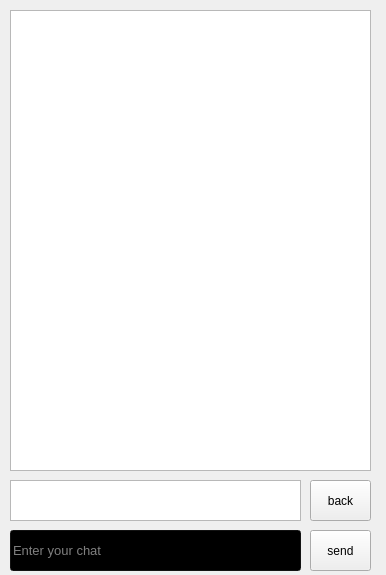
<?xml version="1.0" encoding="UTF-8"?>
<ui version="4.0">
 <class>chat3</class>
 <widget class="QWidget" name="chat3">
  <property name="geometry">
   <rect>
    <x>0</x>
    <y>0</y>
    <width>386</width>
    <height>575</height>
   </rect>
  </property>
  <property name="windowTitle">
   <string>Form</string>
  </property>
  <widget class="QTextBrowser" name="textBrowser_2">
   <property name="geometry">
    <rect>
     <x>10</x>
     <y>480</y>
     <width>291</width>
     <height>41</height>
    </rect>
   </property>
   <property name="font">
    <font>
     <pointsize>10</pointsize>
    </font>
   </property>
  </widget>
  <widget class="QPushButton" name="pushButton">
   <property name="geometry">
    <rect>
     <x>310</x>
     <y>530</y>
     <width>61</width>
     <height>41</height>
    </rect>
   </property>
   <property name="text">
    <string>send</string>
   </property>
  </widget>
  <widget class="QTextBrowser" name="textBrowser">
   <property name="geometry">
    <rect>
     <x>10</x>
     <y>10</y>
     <width>361</width>
     <height>461</height>
    </rect>
   </property>
  </widget>
  <widget class="QPushButton" name="back">
   <property name="geometry">
    <rect>
     <x>310</x>
     <y>480</y>
     <width>61</width>
     <height>41</height>
    </rect>
   </property>
   <property name="text">
    <string>back</string>
   </property>
  </widget>
  <widget class="QLineEdit" name="lineEdit">
   <property name="geometry">
    <rect>
     <x>10</x>
     <y>530</y>
     <width>291</width>
     <height>41</height>
    </rect>
   </property>
   <property name="palette">
    <palette>
     <active>
      <colorrole role="WindowText">
       <brush brushstyle="SolidPattern">
        <color alpha="255">
         <red>255</red>
         <green>255</green>
         <blue>255</blue>
        </color>
       </brush>
      </colorrole>
      <colorrole role="Button">
       <brush brushstyle="SolidPattern">
        <color alpha="255">
         <red>27</red>
         <green>27</green>
         <blue>27</blue>
        </color>
       </brush>
      </colorrole>
      <colorrole role="Light">
       <brush brushstyle="SolidPattern">
        <color alpha="255">
         <red>40</red>
         <green>40</green>
         <blue>40</blue>
        </color>
       </brush>
      </colorrole>
      <colorrole role="Midlight">
       <brush brushstyle="SolidPattern">
        <color alpha="255">
         <red>33</red>
         <green>33</green>
         <blue>33</blue>
        </color>
       </brush>
      </colorrole>
      <colorrole role="Dark">
       <brush brushstyle="SolidPattern">
        <color alpha="255">
         <red>13</red>
         <green>13</green>
         <blue>13</blue>
        </color>
       </brush>
      </colorrole>
      <colorrole role="Mid">
       <brush brushstyle="SolidPattern">
        <color alpha="255">
         <red>18</red>
         <green>18</green>
         <blue>18</blue>
        </color>
       </brush>
      </colorrole>
      <colorrole role="Text">
       <brush brushstyle="SolidPattern">
        <color alpha="255">
         <red>255</red>
         <green>255</green>
         <blue>255</blue>
        </color>
       </brush>
      </colorrole>
      <colorrole role="BrightText">
       <brush brushstyle="SolidPattern">
        <color alpha="255">
         <red>255</red>
         <green>255</green>
         <blue>255</blue>
        </color>
       </brush>
      </colorrole>
      <colorrole role="ButtonText">
       <brush brushstyle="SolidPattern">
        <color alpha="255">
         <red>255</red>
         <green>255</green>
         <blue>255</blue>
        </color>
       </brush>
      </colorrole>
      <colorrole role="Base">
       <brush brushstyle="SolidPattern">
        <color alpha="255">
         <red>0</red>
         <green>0</green>
         <blue>0</blue>
        </color>
       </brush>
      </colorrole>
      <colorrole role="Window">
       <brush brushstyle="SolidPattern">
        <color alpha="255">
         <red>27</red>
         <green>27</green>
         <blue>27</blue>
        </color>
       </brush>
      </colorrole>
      <colorrole role="Shadow">
       <brush brushstyle="SolidPattern">
        <color alpha="255">
         <red>0</red>
         <green>0</green>
         <blue>0</blue>
        </color>
       </brush>
      </colorrole>
      <colorrole role="AlternateBase">
       <brush brushstyle="SolidPattern">
        <color alpha="255">
         <red>13</red>
         <green>13</green>
         <blue>13</blue>
        </color>
       </brush>
      </colorrole>
      <colorrole role="ToolTipBase">
       <brush brushstyle="SolidPattern">
        <color alpha="255">
         <red>255</red>
         <green>255</green>
         <blue>220</blue>
        </color>
       </brush>
      </colorrole>
      <colorrole role="ToolTipText">
       <brush brushstyle="SolidPattern">
        <color alpha="255">
         <red>0</red>
         <green>0</green>
         <blue>0</blue>
        </color>
       </brush>
      </colorrole>
     </active>
     <inactive>
      <colorrole role="WindowText">
       <brush brushstyle="SolidPattern">
        <color alpha="255">
         <red>255</red>
         <green>255</green>
         <blue>255</blue>
        </color>
       </brush>
      </colorrole>
      <colorrole role="Button">
       <brush brushstyle="SolidPattern">
        <color alpha="255">
         <red>27</red>
         <green>27</green>
         <blue>27</blue>
        </color>
       </brush>
      </colorrole>
      <colorrole role="Light">
       <brush brushstyle="SolidPattern">
        <color alpha="255">
         <red>40</red>
         <green>40</green>
         <blue>40</blue>
        </color>
       </brush>
      </colorrole>
      <colorrole role="Midlight">
       <brush brushstyle="SolidPattern">
        <color alpha="255">
         <red>33</red>
         <green>33</green>
         <blue>33</blue>
        </color>
       </brush>
      </colorrole>
      <colorrole role="Dark">
       <brush brushstyle="SolidPattern">
        <color alpha="255">
         <red>13</red>
         <green>13</green>
         <blue>13</blue>
        </color>
       </brush>
      </colorrole>
      <colorrole role="Mid">
       <brush brushstyle="SolidPattern">
        <color alpha="255">
         <red>18</red>
         <green>18</green>
         <blue>18</blue>
        </color>
       </brush>
      </colorrole>
      <colorrole role="Text">
       <brush brushstyle="SolidPattern">
        <color alpha="255">
         <red>255</red>
         <green>255</green>
         <blue>255</blue>
        </color>
       </brush>
      </colorrole>
      <colorrole role="BrightText">
       <brush brushstyle="SolidPattern">
        <color alpha="255">
         <red>255</red>
         <green>255</green>
         <blue>255</blue>
        </color>
       </brush>
      </colorrole>
      <colorrole role="ButtonText">
       <brush brushstyle="SolidPattern">
        <color alpha="255">
         <red>255</red>
         <green>255</green>
         <blue>255</blue>
        </color>
       </brush>
      </colorrole>
      <colorrole role="Base">
       <brush brushstyle="SolidPattern">
        <color alpha="255">
         <red>0</red>
         <green>0</green>
         <blue>0</blue>
        </color>
       </brush>
      </colorrole>
      <colorrole role="Window">
       <brush brushstyle="SolidPattern">
        <color alpha="255">
         <red>27</red>
         <green>27</green>
         <blue>27</blue>
        </color>
       </brush>
      </colorrole>
      <colorrole role="Shadow">
       <brush brushstyle="SolidPattern">
        <color alpha="255">
         <red>0</red>
         <green>0</green>
         <blue>0</blue>
        </color>
       </brush>
      </colorrole>
      <colorrole role="AlternateBase">
       <brush brushstyle="SolidPattern">
        <color alpha="255">
         <red>13</red>
         <green>13</green>
         <blue>13</blue>
        </color>
       </brush>
      </colorrole>
      <colorrole role="ToolTipBase">
       <brush brushstyle="SolidPattern">
        <color alpha="255">
         <red>255</red>
         <green>255</green>
         <blue>220</blue>
        </color>
       </brush>
      </colorrole>
      <colorrole role="ToolTipText">
       <brush brushstyle="SolidPattern">
        <color alpha="255">
         <red>0</red>
         <green>0</green>
         <blue>0</blue>
        </color>
       </brush>
      </colorrole>
     </inactive>
     <disabled>
      <colorrole role="WindowText">
       <brush brushstyle="SolidPattern">
        <color alpha="255">
         <red>13</red>
         <green>13</green>
         <blue>13</blue>
        </color>
       </brush>
      </colorrole>
      <colorrole role="Button">
       <brush brushstyle="SolidPattern">
        <color alpha="255">
         <red>27</red>
         <green>27</green>
         <blue>27</blue>
        </color>
       </brush>
      </colorrole>
      <colorrole role="Light">
       <brush brushstyle="SolidPattern">
        <color alpha="255">
         <red>40</red>
         <green>40</green>
         <blue>40</blue>
        </color>
       </brush>
      </colorrole>
      <colorrole role="Midlight">
       <brush brushstyle="SolidPattern">
        <color alpha="255">
         <red>33</red>
         <green>33</green>
         <blue>33</blue>
        </color>
       </brush>
      </colorrole>
      <colorrole role="Dark">
       <brush brushstyle="SolidPattern">
        <color alpha="255">
         <red>13</red>
         <green>13</green>
         <blue>13</blue>
        </color>
       </brush>
      </colorrole>
      <colorrole role="Mid">
       <brush brushstyle="SolidPattern">
        <color alpha="255">
         <red>18</red>
         <green>18</green>
         <blue>18</blue>
        </color>
       </brush>
      </colorrole>
      <colorrole role="Text">
       <brush brushstyle="SolidPattern">
        <color alpha="255">
         <red>13</red>
         <green>13</green>
         <blue>13</blue>
        </color>
       </brush>
      </colorrole>
      <colorrole role="BrightText">
       <brush brushstyle="SolidPattern">
        <color alpha="255">
         <red>255</red>
         <green>255</green>
         <blue>255</blue>
        </color>
       </brush>
      </colorrole>
      <colorrole role="ButtonText">
       <brush brushstyle="SolidPattern">
        <color alpha="255">
         <red>13</red>
         <green>13</green>
         <blue>13</blue>
        </color>
       </brush>
      </colorrole>
      <colorrole role="Base">
       <brush brushstyle="SolidPattern">
        <color alpha="255">
         <red>27</red>
         <green>27</green>
         <blue>27</blue>
        </color>
       </brush>
      </colorrole>
      <colorrole role="Window">
       <brush brushstyle="SolidPattern">
        <color alpha="255">
         <red>27</red>
         <green>27</green>
         <blue>27</blue>
        </color>
       </brush>
      </colorrole>
      <colorrole role="Shadow">
       <brush brushstyle="SolidPattern">
        <color alpha="255">
         <red>0</red>
         <green>0</green>
         <blue>0</blue>
        </color>
       </brush>
      </colorrole>
      <colorrole role="AlternateBase">
       <brush brushstyle="SolidPattern">
        <color alpha="255">
         <red>27</red>
         <green>27</green>
         <blue>27</blue>
        </color>
       </brush>
      </colorrole>
      <colorrole role="ToolTipBase">
       <brush brushstyle="SolidPattern">
        <color alpha="255">
         <red>255</red>
         <green>255</green>
         <blue>220</blue>
        </color>
       </brush>
      </colorrole>
      <colorrole role="ToolTipText">
       <brush brushstyle="SolidPattern">
        <color alpha="255">
         <red>0</red>
         <green>0</green>
         <blue>0</blue>
        </color>
       </brush>
      </colorrole>
     </disabled>
    </palette>
   </property>
   <property name="font">
    <font>
     <pointsize>10</pointsize>
    </font>
   </property>
   <property name="accessibleName">
    <string/>
   </property>
   <property name="text">
    <string/>
   </property>
   <property name="placeholderText">
    <string>Enter your chat</string>
   </property>
  </widget>
 </widget>
 <resources/>
 <connections/>
</ui>
